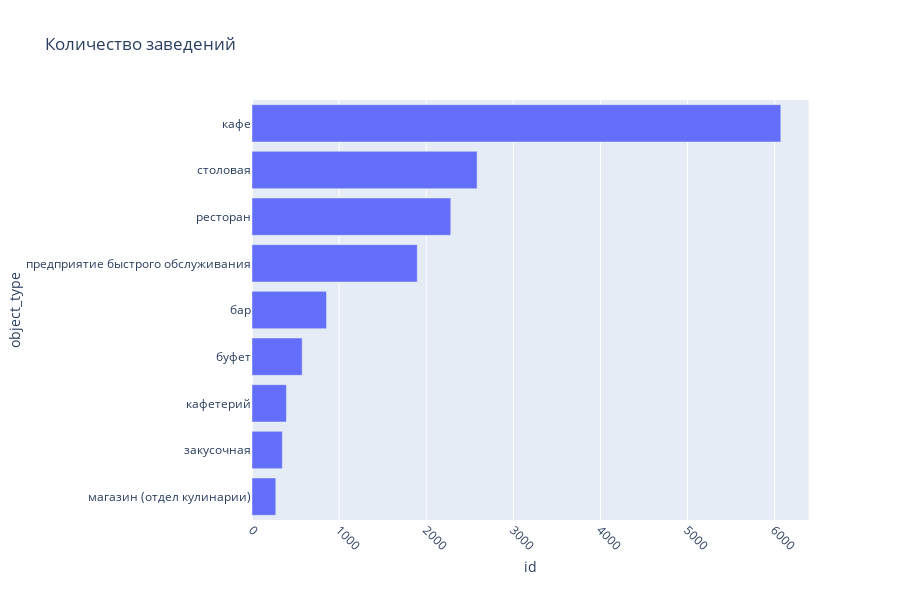

Notebook code for this chart:
### Code cell
fig = px.bar(
    object_type, x='id', y='object_type', title='Количество заведений', orientation='h'
)
fig.update_traces(hovertemplate = 'Количество заведений: %{x}')
fig.update_xaxes(tickangle=45)
fig.show()

### Figure 1 — Plotly figure (JSON) as saved in the notebook; plotly's stock layout.template omitted (floating-point values rounded to 4 significant figures)
{"data": [{"alignmentgroup": "True", "hoverlabel": {"namelength": 0}, "hovertemplate": "Количество заведений: %{x}", "legendgroup": "", "marker": {"color": "#636efa"}, "name": "", "offsetgroup": "", "orientation": "h", "showlegend": false, "textposition": "auto", "type": "bar", "x": [273, 348, 395, 576, 855, 1897, 2282, 2584, 6071], "xaxis": "x", "y": ["магазин (отдел кулинарии)", "закусочная", "кафетерий", "буфет", "бар", "предприятие быстрого обслуживания", "ресторан", "столовая", "кафе"], "yaxis": "y"}], "layout": {"barmode": "relative", "height": 600, "legend": {"tracegroupgap": 0}, "title": {"text": "Количество заведений"}, "xaxis": {"anchor": "y", "domain": [0, 0.98], "tickangle": 45, "title": {"text": "id"}}, "yaxis": {"anchor": "x", "domain": [0, 1], "title": {"text": "object_type"}}}}
